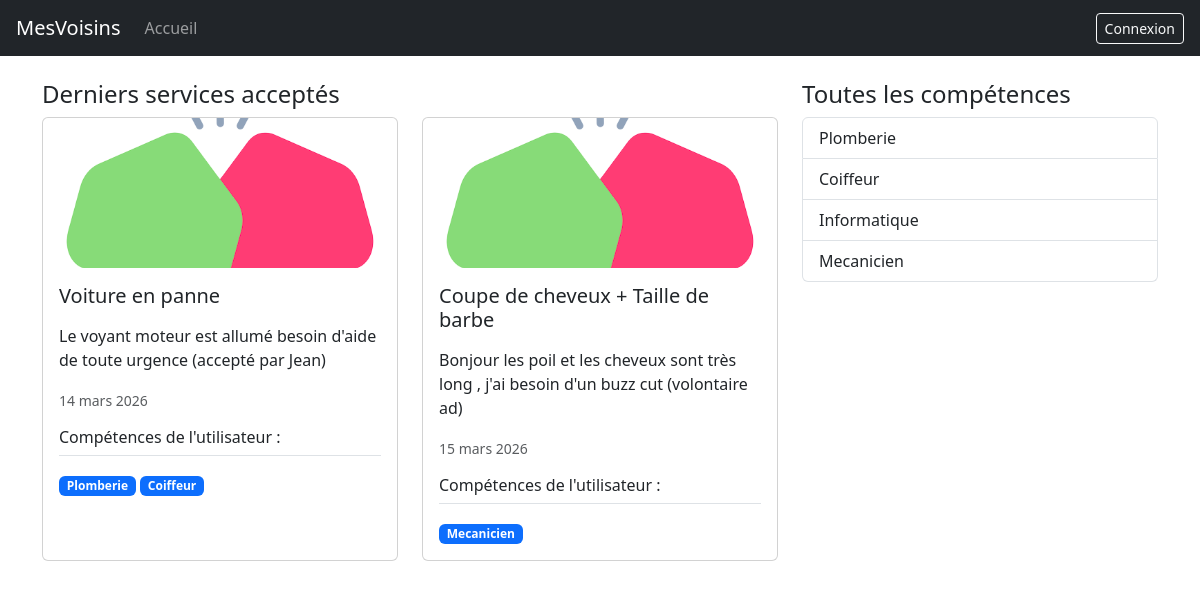
The app's page /app/, older data.
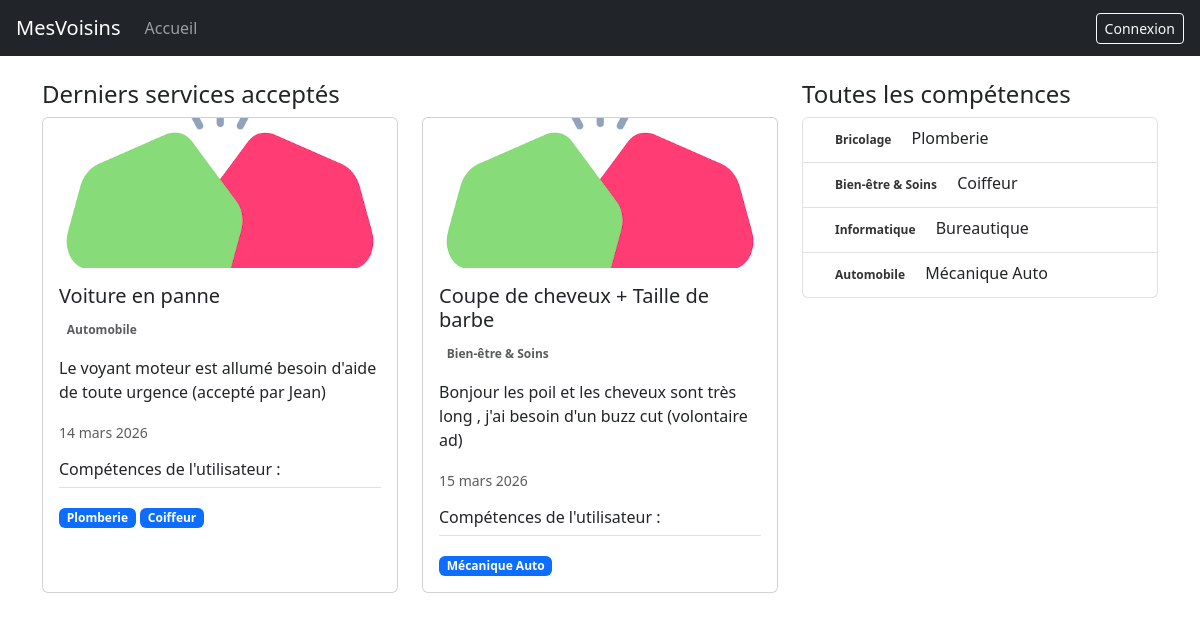
The same page, newer data.
### app/models.py (models this page shows, shortened)
class UserSkill(models.Model):
    user = models.ForeignKey('auth.User', on_delete=models.CASCADE)
    skill = models.ForeignKey(Skill, on_delete=models.CASCADE)

class Skill(models.Model):
    name = models.CharField(max_length=100)
    category = models.ForeignKey('Category',null=True, blank=True, on_delete=models.CASCADE)

class Service(models.Model):
    title = models.CharField(max_length=100)
    description = models.TextField()
    skill = models.ForeignKey(Skill, on_delete=models.CASCADE)
    creator = models.ForeignKey('auth.User', on_delete=models.CASCADE, related_name='services_crees')
    volunteer = models.ForeignKey('auth.User', null=True, blank=True, on_delete=models.SET_NULL, related_name='volunteer')
    date = models.DateField()
    created_at = models.DateTimeField(auto_now_add=True)

class Category(models.Model):
    name = models.CharField(max_length=100)
    color = models.CharField(max_length=7, default="#ffffff")

### app/views.py (the view)
# urls.py: path("", views.home, name="home"),
def home(request):
    last_services_accepted = Service.objects.filter(volunteer__isnull=False)[:10]
    all_skill = Skill.objects.all()
    if request.user.is_authenticated:
        user_skill = request.user.userskill_set.values_list('skill__name', flat=True)
    else:
        user_skill = []
    context = {"last_services": last_services_accepted, "all_skill": all_skill, "user_skill": user_skill}
    return render(request, 'home.html', context)

### app/templates/home.html
{% extends 'base.html' %}
{% load static %}
{% block content %}
<div class="container mt-4">
  <div class="row">
    <div class="col-md-8">
      <h4>Derniers services acceptés</h4>
      <div class="row">
        {% for service in last_services %}
        <div class="col-md-6 mb-3">
          <div class="card h-100">
            <img src="{% static 'app/images/img.png' %}" class="card-img-top" alt="logo" style="max-height: 150px; object-fit: cover" />
            <div class="card-body">
              <h5 class="card-title">{{ service.title }}</h5>
              <p class="card-text">
                <small class="badge rounded-pill text-muted" style="background-color: {{ service.skill.category.color }};">{{ service.skill.category.name }}</small>
              </p>
              <p class="card-text">{{ service.description }}</p>
              <p class="card-text"><small class="text-muted">{{ service.date }}</small></p>
              <h6 class="border-bottom pb-2 mb-3">Compétences de l'utilisateur :</h6>
              {% for skill in service.creator.userskill_set.all %}
              <span class="badge bg-primary">{{ skill.skill.name }}</span>
              {% endfor %}
            </div>
          </div>
        </div>
        {% endfor %}
      </div>
    </div>
    <div class="col-md-4">
      <h4>Toutes les compétences</h4>
      <ul class="list-group">
        {% if user.is_authenticated %}
          {% for skill in all_skill %}
            {% if skill.name in user_skill %}
            <li class="list-group-item list-group-item-success d-flex justify-content-between align-items-center">
              <div>
                <span class="badge px-3 py-2 text-dark">{{ skill.name }}</span>
              </div>
              <div class="d-flex align-items-center gap-2">
                <span class="badge bg-success">Ma compétence</span>
                <form action="{% url 'app:delete_skill' skill.id %}" method="post">
                  {% csrf_token %}
                  <button type="submit" class="btn btn-outline-danger btn-sm">Retirer</button>
                </form>
              </div>
            </li>
            {% else %}
            <li class="list-group-item d-flex justify-content-between align-items-center">
              <div>
                  <span class="badge px-3 py-2 text-dark">{{ skill.name }}</span>
              </div>
              <form action="{% url 'app:add_skill' skill.id %}" method="post">
                {% csrf_token %}
                <button type="submit" class="btn btn-outline-primary btn-sm">Ajouter</button>
              </form>
            </li>
            {% endif %}
          {% endfor %}
        {% else %}
          {% for skill in all_skill %}
          <li class="list-group-item d-flex justify-content-between align-items-center">
            <div>
              <span class="badge rounded-pill px-3 py-2" style="background-color: {{ skill.category.color }}; color: #333;">{{ skill.category.name }}</span>
              {{ skill.name }}
            </div>
          </li>
          {% endfor %}
        {% endif %}
      </ul>
    </div>
  </div>
</div>
{% endblock %}

Row changes from the older to the newer data that the page shows:
changed through a linked row, Service "Voiture en panne": skill.category.name (not shown) → "Automobile"
changed through a linked row, Service "Coupe de cheveux + Taille de barbe": skill.category.name (not shown) → "Bien-être & Soins"
changed through a linked row, UserSkill: skill.name "Mecanicien" → "Mécanique Auto"
changed Skill "Plomberie": category_id empty → 2 (drawn); category.name (not shown) → "Bricolage"
changed Skill "Coiffeur": category_id empty → 3 (drawn); category.name (not shown) → "Bien-être & Soins"
changed Skill "Informatique": category_id empty → 1 (drawn); category.name (not shown) → "Informatique"; name "Informatique" → "Bureautique"
changed Skill: category_id empty → 4 (drawn); category.name (not shown) → "Automobile"; name "Mecanicien" → "Mécanique Auto"
